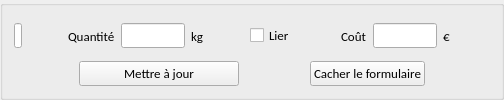
      <widget class="QGroupBox" name="groupBoxImport_2">
       <property name="font">
        <font>
         <family>Carlito</family>
         <pointsize>10</pointsize>
        </font>
       </property>
       <property name="styleSheet">
        <string notr="true"/>
       </property>
       <property name="title">
        <string/>
       </property>
       <layout class="QVBoxLayout" name="verticalLayout_4">
        <item>
         <layout class="QHBoxLayout" name="horizontalLayout_12">
          <item>
           <widget class="QLineEdit" name="idEdit_2">
            <property name="minimumSize">
             <size>
              <width>8</width>
              <height>0</height>
             </size>
            </property>
            <property name="maximumSize">
             <size>
              <width>8</width>
              <height>16777215</height>
             </size>
            </property>
            <property name="font">
             <font>
              <family>Carlito</family>
              <pointsize>10</pointsize>
             </font>
            </property>
           </widget>
          </item>
          <item>
           <spacer name="horizontalSpacer_20">
            <property name="font">
             <font>
              <family>Carlito</family>
              <pointsize>10</pointsize>
             </font>
            </property>
            <property name="orientation">
             <enum>Qt::Horizontal</enum>
            </property>
            <property name="sizeHint" stdset="0">
             <size>
              <width>40</width>
              <height>20</height>
             </size>
            </property>
           </spacer>
          </item>
          <item>
           <layout class="QHBoxLayout" name="horizontalLayout_13">
            <item>
             <widget class="QLabel" name="invQuantityLabel">
              <property name="font">
               <font>
                <family>Carlito</family>
                <pointsize>10</pointsize>
               </font>
              </property>
              <property name="text">
               <string>Quantité</string>
              </property>
             </widget>
            </item>
            <item>
             <widget class="QLineEdit" name="invQuantityEdit">
              <property name="maximumSize">
               <size>
                <width>64</width>
                <height>16777215</height>
               </size>
              </property>
              <property name="font">
               <font>
                <family>Carlito</family>
                <pointsize>10</pointsize>
               </font>
              </property>
              <property name="toolTip">
               <string>Entre 0 et 99.999</string>
              </property>
             </widget>
            </item>
            <item>
             <widget class="QLabel" name="invQuantityUnitLabel">
              <property name="font">
               <font>
                <family>Carlito</family>
                <pointsize>10</pointsize>
               </font>
              </property>
              <property name="text">
               <string>kg</string>
              </property>
             </widget>
            </item>
           </layout>
          </item>
          <item>
           <spacer name="horizontalSpacer_21">
            <property name="font">
             <font>
              <family>Carlito</family>
              <pointsize>10</pointsize>
             </font>
            </property>
            <property name="orientation">
             <enum>Qt::Horizontal</enum>
            </property>
            <property name="sizeType">
             <enum>QSizePolicy::Minimum</enum>
            </property>
            <property name="sizeHint" stdset="0">
             <size>
              <width>40</width>
              <height>20</height>
             </size>
            </property>
           </spacer>
          </item>
          <item>
           <widget class="QCheckBox" name="checkBox">
            <property name="minimumSize">
             <size>
              <width>0</width>
              <height>0</height>
             </size>
            </property>
            <property name="font">
             <font>
              <family>Carlito</family>
              <pointsize>10</pointsize>
             </font>
            </property>
            <property name="toolTip">
             <string>Si cette case est cochée, une modification de la quantité provoque une modification proportionnelle du coût</string>
            </property>
            <property name="text">
             <string>Lier</string>
            </property>
           </widget>
          </item>
          <item>
           <spacer name="horizontalSpacer_26">
            <property name="font">
             <font>
              <family>Carlito</family>
              <pointsize>10</pointsize>
             </font>
            </property>
            <property name="orientation">
             <enum>Qt::Horizontal</enum>
            </property>
            <property name="sizeType">
             <enum>QSizePolicy::Minimum</enum>
            </property>
            <property name="sizeHint" stdset="0">
             <size>
              <width>40</width>
              <height>20</height>
             </size>
            </property>
           </spacer>
          </item>
          <item>
           <layout class="QHBoxLayout" name="horizontalLayout_14">
            <item>
             <widget class="QLabel" name="invCostLabel">
              <property name="font">
               <font>
                <family>Carlito</family>
                <pointsize>10</pointsize>
               </font>
              </property>
              <property name="text">
               <string>Coût</string>
              </property>
             </widget>
            </item>
            <item>
             <widget class="QLineEdit" name="invCostEdit">
              <property name="maximumSize">
               <size>
                <width>64</width>
                <height>16777215</height>
               </size>
              </property>
              <property name="font">
               <font>
                <family>Carlito</family>
                <pointsize>10</pointsize>
               </font>
              </property>
              <property name="toolTip">
               <string>entre 0 et 499.99</string>
              </property>
             </widget>
            </item>
            <item>
             <widget class="QLabel" name="label_cost_unit_2">
              <property name="font">
               <font>
                <family>Carlito</family>
                <pointsize>10</pointsize>
               </font>
              </property>
              <property name="text">
               <string>€</string>
              </property>
             </widget>
            </item>
           </layout>
          </item>
          <item>
           <spacer name="horizontalSpacer_22">
            <property name="font">
             <font>
              <family>Carlito</family>
              <pointsize>10</pointsize>
             </font>
            </property>
            <property name="orientation">
             <enum>Qt::Horizontal</enum>
            </property>
            <property name="sizeHint" stdset="0">
             <size>
              <width>40</width>
              <height>20</height>
             </size>
            </property>
           </spacer>
          </item>
         </layout>
        </item>
        <item>
         <layout class="QHBoxLayout" name="horizontalLayout_15">
          <item>
           <spacer name="horizontalSpacer_23">
            <property name="font">
             <font>
              <family>Carlito</family>
              <pointsize>10</pointsize>
             </font>
            </property>
            <property name="orientation">
             <enum>Qt::Horizontal</enum>
            </property>
            <property name="sizeHint" stdset="0">
             <size>
              <width>40</width>
              <height>20</height>
             </size>
            </property>
           </spacer>
          </item>
          <item>
           <widget class="QPushButton" name="updateButton_2">
            <property name="sizePolicy">
             <sizepolicy hsizetype="Minimum" vsizetype="Fixed">
              <horstretch>1</horstretch>
              <verstretch>0</verstretch>
             </sizepolicy>
            </property>
            <property name="maximumSize">
             <size>
              <width>160</width>
              <height>16777215</height>
             </size>
            </property>
            <property name="font">
             <font>
              <family>Carlito</family>
              <pointsize>10</pointsize>
             </font>
            </property>
            <property name="text">
             <string>Mettre à jour</string>
            </property>
           </widget>
          </item>
          <item>
           <spacer name="horizontalSpacer_24">
            <property name="font">
             <font>
              <family>Carlito</family>
              <pointsize>10</pointsize>
             </font>
            </property>
            <property name="orientation">
             <enum>Qt::Horizontal</enum>
            </property>
            <property name="sizeHint" stdset="0">
             <size>
              <width>40</width>
              <height>20</height>
             </size>
            </property>
           </spacer>
          </item>
          <item>
           <widget class="QPushButton" name="hideImportButton_2">
            <property name="font">
             <font>
              <family>Carlito</family>
              <pointsize>10</pointsize>
             </font>
            </property>
            <property name="text">
             <string>Cacher le formulaire</string>
            </property>
           </widget>
          </item>
          <item>
           <spacer name="horizontalSpacer_25">
            <property name="font">
             <font>
              <family>Carlito</family>
              <pointsize>10</pointsize>
             </font>
            </property>
            <property name="orientation">
             <enum>Qt::Horizontal</enum>
            </property>
            <property name="sizeType">
             <enum>QSizePolicy::Expanding</enum>
            </property>
            <property name="sizeHint" stdset="0">
             <size>
              <width>40</width>
              <height>20</height>
             </size>
            </property>
           </spacer>
          </item>
         </layout>
        </item>
       </layout>
      </widget>
